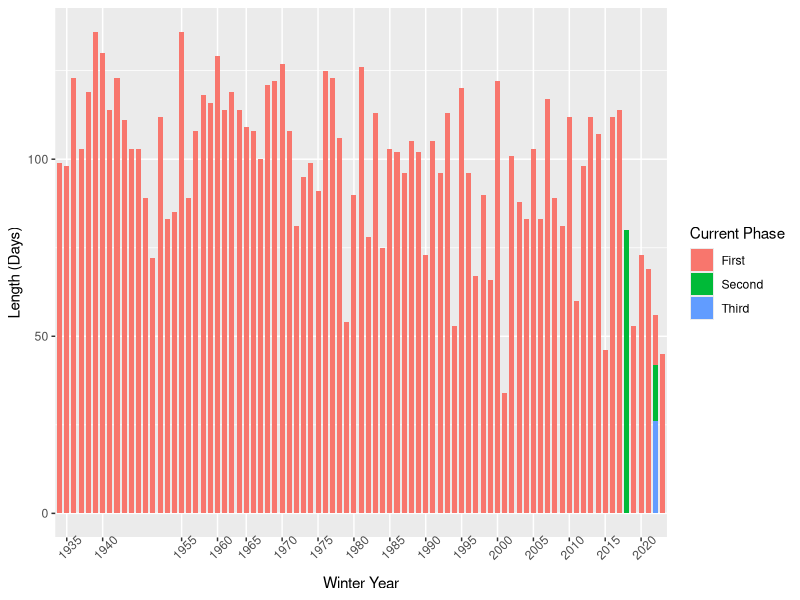

Write R code to recreate this figure.
# Loads the tidyverse packages which are being utilized below
library(tidyverse)
library(lubridate)

# Loads the MohonkLake ice data from the CSV file
raw_ice_data <- readr::read_csv(file = "./01_Data/IceData/MohonkLake-IceOnIceOff-1932-2024.csv")

# Creates a Dataframe with the columns:
# "Ice In" -> Date of ice appearing on lake
# "Ice Out" -> Date of ice recede on lake
# "Length" -> The amount of days the ice was on the lake before it receded
# round() is used to prevent fractional days from appearing (They occur because of Daylight Savings)
# "Winter Year" -> The year the winter started
# "Current Phase" -> The current "Ice phase" (1, 2 or 3) [PROBABLY SHOULD BE RENAMED 6/13/24]

# To do this we must first: Combine all of the data into 2 columns (Ice In & Ice Out)
# We can use the "c" function which combines its arguments to a vector (array)
# The `` syntax allows us to declare a variable using special characters

# Adds all of the elements from ICEIN_1 and ICEOUT_1
ice_data_combined_phase_1 <- tibble(
  `Ice In` = raw_ice_data$ICEIN_1,
  `Ice Out` = raw_ice_data$ICEOUT_1,
  `Current Phase` = "First"
)

# Adds all of the elements from ICEIN_2 and ICEOUT_2
ice_data_combined_phase_2 <- ice_data_combined_phase_1 |>
  tibble::add_row(
    `Ice In` = raw_ice_data$ICEIN_2,
    `Ice Out` = raw_ice_data$ICEOUT_2,
    `Current Phase` = "Second"
  )

# Adds all of the elements from ICEIN_3 and ICEOUT_3
ice_data_combined_phase_3 <- ice_data_combined_phase_2 |>
  tibble::add_row(
    `Ice In` = raw_ice_data$ICEIN_3,
    `Ice Out` = raw_ice_data$ICEOUT_3,
    `Current Phase` = "Third"
  )

# Now, all of the data has been combined
ice_data_combined <- ice_data_combined_phase_3

# Then, filter out data with "NA"'s and "No date"'s
# dplyr::filter returns a tibble/dataframe where all the expressions passed evaluate to true
ice_data_filtered <- ice_data_combined |>
  dplyr::filter(!is.na(`Ice In`) & !is.na(`Ice Out`) & `Ice In` != "No date" & `Ice Out` != "No date")

# Now, there are only dates! Let's convert them to valid dates!
# dplyr::mutate returns a tibble/dataframe with all of the redefined variables (var = new value)
# set to a new value
ice_data_as_dates <- ice_data_filtered |>
  dplyr::mutate(
    `Ice In` = lubridate::mdy(`Ice In`, tz = "America/New_York"),
    `Ice Out` = lubridate::mdy(`Ice Out`, tz = "America/New_York")
  )

# Now, let's add "Length"
ice_data_with_length <- ice_data_as_dates |>
  dplyr::mutate(
    Length = round(difftime(`Ice Out`, `Ice In`, units = "days", tz = "America/New_York"))
  )

# Then, let's add "Winter Year"
# [THIS FORMULA IS... FLAWED (What if Ice Out occurs in the same year?) 6/13/24]
ice_data_with_winter_year <- ice_data_with_length |>
  dplyr::mutate(
    `Winter Year` = as.character(lubridate::year(`Ice Out` - lubridate::years(1)))
  )

# Then, let's sort the dates!!
# dplyr::arrange takes a variable name and returns a tibble/dataframe with all of the rows
# sorted by said variable
ice_data_sorted <-  ice_data_with_winter_year |>
  dplyr::arrange(`Ice In`)

# Finally, let's update our column names
# dplyr::rename renames all of the variables on the right with the strings on the left
# (new variable name = current variable name)
ice_data_completed <- ice_data_sorted |>
  dplyr::rename(
    `Ice In (Year)` = `Ice In`,
    `Ice Out (Year)` = `Ice Out`,
    `Length (Days)` = `Length`
  )

# Now we are complete! Let's view the result...
View(ice_data_completed)

# Time to graph1!! [COMMENTS MISSING 6/13/24]
the_graph <- ggplot(
  ice_data_completed,
  aes(
    x = `Winter Year`,
    y = `Length (Days)`,
    fill = `Current Phase`
  )
) + geom_bar(
  stat = "identity",
  width = .7
) + theme(
  axis.text.x = element_text(angle = 45)
) + scale_x_discrete(
  breaks = seq(1920, 2025, 5)
)

# Saves the graph
# Because the data is not complete, one label is missing on the x axis
ggsave("MohonkLake-IceOnIceOff-1932-2024.png", plot = the_graph, width = 12, height = 11, units = "in")